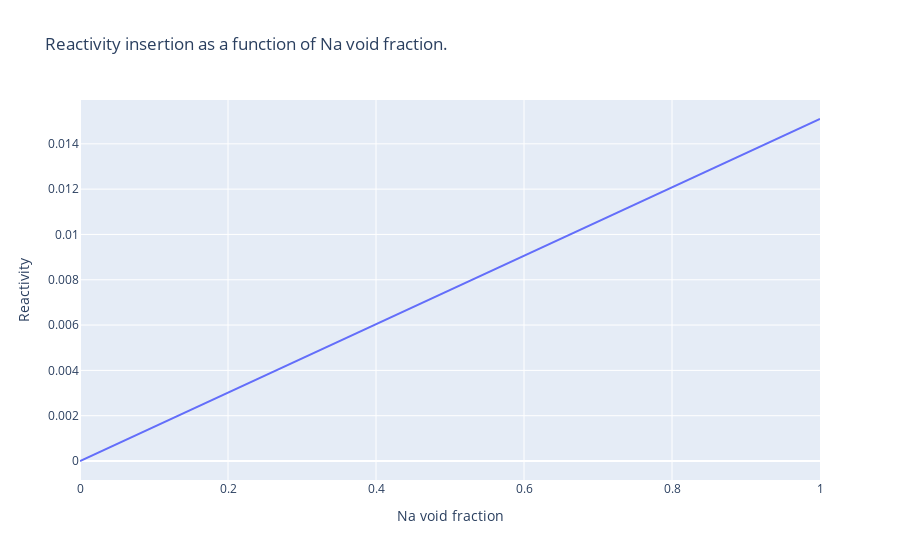

Here is the notebook cell this chart was saved with:
### Markdown cell above
It's a bummer you don't get green dots from assertions in Jupyter notebooks like with pytest. I think I'm addicted to those things.

### Code cell
"""Pretty picture time."""
import plotly.graph_objects as go

x_values = np.linspace(0.0, 1.0, num=20)  # volume fraction
y_values = [void_reactivity(i) for i in x_values]  # reactivity

fig = go.Figure(
    data=[go.Scatter(x=x_values, y=y_values, mode="lines")],
)
fig.update_layout(
    title="Reactivity insertion as a function of Na void fraction.",
    xaxis_title="Na void fraction",
    yaxis_title="Reactivity"
)

fig.show()

### Figure 1 — Plotly figure (JSON) as saved in the notebook; plotly's stock layout.template omitted (floating-point values rounded to 4 significant figures)
{"data": [{"mode": "lines", "type": "scatter", "x": [0, 0.05263, 0.1053, 0.1579, 0.2105, 0.2632, 0.3158, 0.3684, 0.4211, 0.4737, 0.5263, 0.5789, 0.6316, 0.6842, 0.7368, 0.7895, 0.8421, 0.8947, 0.9474, 1], "y": [0, 0.0007945, 0.001589, 0.002384, 0.003178, 0.003973, 0.004767, 0.005562, 0.006356, 0.007151, 0.007945, 0.00874, 0.009534, 0.01033, 0.01112, 0.01192, 0.01271, 0.01351, 0.0143, 0.0151]}], "layout": {"title": {"text": "Reactivity insertion as a function of Na void fraction."}, "xaxis": {"title": {"text": "Na void fraction"}}, "yaxis": {"title": {"text": "Reactivity"}}}}
